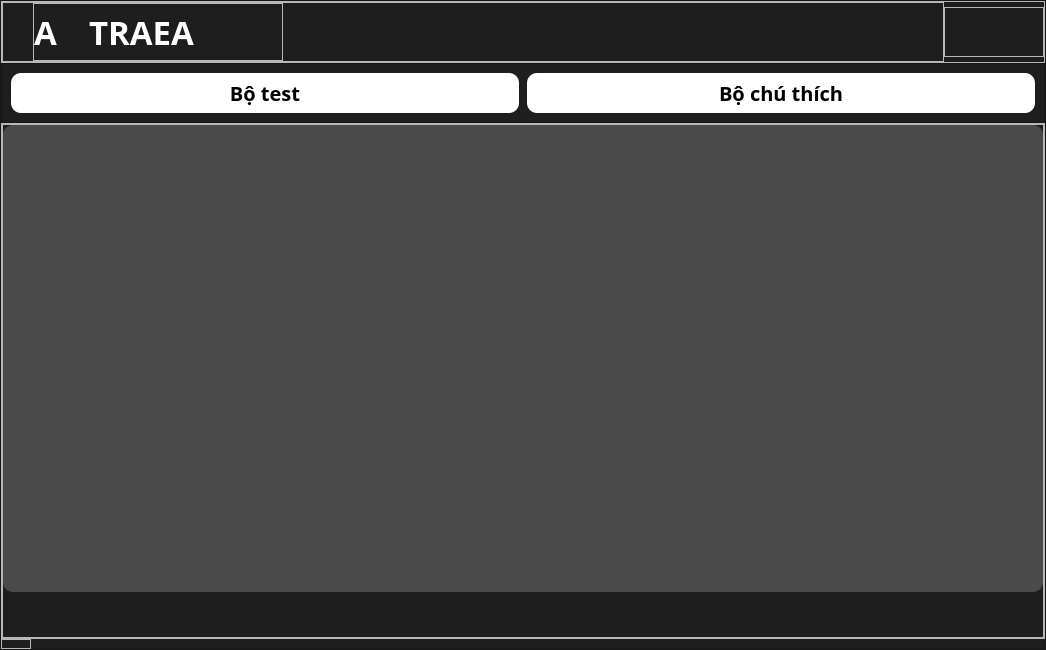
<?xml version="1.0" encoding="UTF-8"?>
<ui version="4.0">
 <class>TestWindow</class>
 <widget class="QMainWindow" name="TestWindow">
  <property name="geometry">
   <rect>
    <x>0</x>
    <y>0</y>
    <width>1046</width>
    <height>650</height>
   </rect>
  </property>
  <property name="minimumSize">
   <size>
    <width>1046</width>
    <height>650</height>
   </size>
  </property>
  <property name="windowTitle">
   <string>MainWindow</string>
  </property>
  <widget class="QWidget" name="centralwidget">
   <property name="minimumSize">
    <size>
     <width>736</width>
     <height>418</height>
    </size>
   </property>
   <layout class="QVBoxLayout" name="verticalLayout">
    <property name="spacing">
     <number>0</number>
    </property>
    <property name="leftMargin">
     <number>0</number>
    </property>
    <property name="topMargin">
     <number>0</number>
    </property>
    <property name="rightMargin">
     <number>0</number>
    </property>
    <property name="bottomMargin">
     <number>0</number>
    </property>
    <item>
     <widget class="QFrame" name="bg_frame">
      <property name="minimumSize">
       <size>
        <width>0</width>
        <height>0</height>
       </size>
      </property>
      <property name="font">
       <font>
        <family>Montserrat</family>
        <pointsize>14</pointsize>
        <weight>75</weight>
        <bold>true</bold>
       </font>
      </property>
      <property name="styleSheet">
       <string notr="true">background-color: rgb(30, 30, 30);
color: rgb(255, 255, 255);</string>
      </property>
      <property name="frameShape">
       <enum>QFrame::StyledPanel</enum>
      </property>
      <property name="frameShadow">
       <enum>QFrame::Raised</enum>
      </property>
      <layout class="QVBoxLayout" name="bg_layout">
       <property name="spacing">
        <number>0</number>
       </property>
       <property name="leftMargin">
        <number>0</number>
       </property>
       <property name="topMargin">
        <number>0</number>
       </property>
       <property name="rightMargin">
        <number>0</number>
       </property>
       <property name="bottomMargin">
        <number>0</number>
       </property>
       <item>
        <widget class="QFrame" name="title_bar">
         <property name="minimumSize">
          <size>
           <width>0</width>
           <height>50</height>
          </size>
         </property>
         <property name="maximumSize">
          <size>
           <width>16777215</width>
           <height>16777215</height>
          </size>
         </property>
         <property name="styleSheet">
          <string notr="true">background-color: none</string>
         </property>
         <property name="frameShape">
          <enum>QFrame::StyledPanel</enum>
         </property>
         <property name="frameShadow">
          <enum>QFrame::Raised</enum>
         </property>
         <layout class="QHBoxLayout" name="horizontalLayout">
          <property name="spacing">
           <number>0</number>
          </property>
          <property name="leftMargin">
           <number>0</number>
          </property>
          <property name="topMargin">
           <number>0</number>
          </property>
          <property name="rightMargin">
           <number>0</number>
          </property>
          <property name="bottomMargin">
           <number>0</number>
          </property>
          <item>
           <widget class="QFrame" name="title">
            <property name="maximumSize">
             <size>
              <width>16777215</width>
              <height>16777215</height>
             </size>
            </property>
            <property name="frameShape">
             <enum>QFrame::StyledPanel</enum>
            </property>
            <property name="frameShadow">
             <enum>QFrame::Raised</enum>
            </property>
            <layout class="QVBoxLayout" name="verticalLayout_3">
             <property name="spacing">
              <number>0</number>
             </property>
             <property name="leftMargin">
              <number>30</number>
             </property>
             <property name="topMargin">
              <number>0</number>
             </property>
             <property name="rightMargin">
              <number>0</number>
             </property>
             <property name="bottomMargin">
              <number>0</number>
             </property>
             <item>
              <widget class="QFrame" name="frame_4">
               <property name="minimumSize">
                <size>
                 <width>250</width>
                 <height>0</height>
                </size>
               </property>
               <property name="maximumSize">
                <size>
                 <width>250</width>
                 <height>16777215</height>
                </size>
               </property>
               <property name="frameShape">
                <enum>QFrame::StyledPanel</enum>
               </property>
               <property name="frameShadow">
                <enum>QFrame::Raised</enum>
               </property>
               <layout class="QHBoxLayout" name="horizontalLayout_14">
                <property name="spacing">
                 <number>0</number>
                </property>
                <property name="leftMargin">
                 <number>0</number>
                </property>
                <property name="topMargin">
                 <number>0</number>
                </property>
                <property name="rightMargin">
                 <number>0</number>
                </property>
                <property name="bottomMargin">
                 <number>0</number>
                </property>
                <item>
                 <widget class="QLabel" name="label_9">
                  <property name="minimumSize">
                   <size>
                    <width>25</width>
                    <height>0</height>
                   </size>
                  </property>
                  <property name="maximumSize">
                   <size>
                    <width>25</width>
                    <height>16777215</height>
                   </size>
                  </property>
                  <property name="font">
                   <font>
                    <family>Montserrat Semi Bold</family>
                    <pointsize>25</pointsize>
                    <weight>75</weight>
                    <bold>true</bold>
                   </font>
                  </property>
                  <property name="styleSheet">
                   <string notr="true">color: rgb(255,255,255);</string>
                  </property>
                  <property name="text">
                   <string>A</string>
                  </property>
                 </widget>
                </item>
                <item>
                 <widget class="QFrame" name="frame_6">
                  <property name="minimumSize">
                   <size>
                    <width>30</width>
                    <height>56</height>
                   </size>
                  </property>
                  <property name="maximumSize">
                   <size>
                    <width>30</width>
                    <height>50</height>
                   </size>
                  </property>
                  <property name="font">
                   <font>
                    <family>Montserrat Semi Bold</family>
                    <pointsize>25</pointsize>
                    <weight>75</weight>
                    <bold>true</bold>
                   </font>
                  </property>
                  <property name="styleSheet">
                   <string notr="true">background: transparent;
image: url(:/images/icons/nogo-01.png);</string>
                  </property>
                  <property name="frameShape">
                   <enum>QFrame::StyledPanel</enum>
                  </property>
                  <property name="frameShadow">
                   <enum>QFrame::Raised</enum>
                  </property>
                 </widget>
                </item>
                <item>
                 <widget class="QLabel" name="label_8">
                  <property name="maximumSize">
                   <size>
                    <width>16777215</width>
                    <height>16777215</height>
                   </size>
                  </property>
                  <property name="font">
                   <font>
                    <family>Montserrat Semi Bold</family>
                    <pointsize>25</pointsize>
                    <weight>75</weight>
                    <bold>true</bold>
                   </font>
                  </property>
                  <property name="styleSheet">
                   <string notr="true">color: rgb(255,255,255);</string>
                  </property>
                  <property name="text">
                   <string>TRAEA</string>
                  </property>
                 </widget>
                </item>
               </layout>
              </widget>
             </item>
            </layout>
           </widget>
          </item>
          <item>
           <widget class="QFrame" name="btn_frame">
            <property name="maximumSize">
             <size>
              <width>100</width>
              <height>50</height>
             </size>
            </property>
            <property name="styleSheet">
             <string notr="true">background-color: none;</string>
            </property>
            <property name="frameShape">
             <enum>QFrame::StyledPanel</enum>
            </property>
            <property name="frameShadow">
             <enum>QFrame::Raised</enum>
            </property>
            <layout class="QHBoxLayout" name="horizontalLayout_2">
             <item>
              <widget class="QPushButton" name="btn_minimize">
               <property name="minimumSize">
                <size>
                 <width>30</width>
                 <height>30</height>
                </size>
               </property>
               <property name="maximumSize">
                <size>
                 <width>30</width>
                 <height>30</height>
                </size>
               </property>
               <property name="styleSheet">
                <string notr="true">QPushButton {
	background: transparent;
	border-radius: 15px;
}
QPushButton:hover {
	background: rgb(108, 108, 108);
}</string>
               </property>
               <property name="text">
                <string/>
               </property>
               <property name="icon">
                <iconset resource="Resources.qrc">
                 <normaloff>:/images/icons/minimize_white.png</normaloff>:/images/icons/minimize_white.png</iconset>
               </property>
              </widget>
             </item>
             <item>
              <widget class="QPushButton" name="btn_quit">
               <property name="minimumSize">
                <size>
                 <width>30</width>
                 <height>30</height>
                </size>
               </property>
               <property name="maximumSize">
                <size>
                 <width>30</width>
                 <height>30</height>
                </size>
               </property>
               <property name="styleSheet">
                <string notr="true">QPushButton {
	background: transparent;
	border-radius: 15px;
}
QPushButton:hover {
	background: rgb(255, 0, 0);
}</string>
               </property>
               <property name="text">
                <string/>
               </property>
               <property name="icon">
                <iconset resource="Resources.qrc">
                 <normaloff>:/images/icons/close_white.png</normaloff>:/images/icons/close_white.png</iconset>
               </property>
               <property name="shortcut">
                <string>Alt+X</string>
               </property>
              </widget>
             </item>
            </layout>
           </widget>
          </item>
         </layout>
        </widget>
       </item>
       <item>
        <widget class="QFrame" name="frame">
         <property name="frameShape">
          <enum>QFrame::StyledPanel</enum>
         </property>
         <property name="frameShadow">
          <enum>QFrame::Raised</enum>
         </property>
         <layout class="QHBoxLayout" name="horizontalLayout_11">
          <property name="spacing">
           <number>8</number>
          </property>
          <item>
           <widget class="QPushButton" name="Test_btn">
            <property name="minimumSize">
             <size>
              <width>508</width>
              <height>40</height>
             </size>
            </property>
            <property name="font">
             <font>
              <family>Montserrat Semi Bold</family>
              <pointsize>15</pointsize>
              <weight>75</weight>
              <bold>true</bold>
             </font>
            </property>
            <property name="styleSheet">
             <string notr="true">QPushButton {
	background-color: rgb(255, 255, 255);
	border-radius: 10px;
	color: black;
}</string>
            </property>
            <property name="text">
             <string>Bộ test</string>
            </property>
           </widget>
          </item>
          <item>
           <widget class="QPushButton" name="Info_btn">
            <property name="minimumSize">
             <size>
              <width>508</width>
              <height>40</height>
             </size>
            </property>
            <property name="font">
             <font>
              <family>Montserrat Semi Bold</family>
              <pointsize>15</pointsize>
              <weight>75</weight>
              <bold>true</bold>
             </font>
            </property>
            <property name="styleSheet">
             <string notr="true">QPushButton {
	background-color: rgb(255, 255, 255);
	border-radius: 10px;
	color: black;
}</string>
            </property>
            <property name="text">
             <string>Bộ chú thích</string>
            </property>
           </widget>
          </item>
         </layout>
        </widget>
       </item>
       <item>
        <widget class="QFrame" name="content_frame">
         <property name="font">
          <font>
           <family>iCiel Effra</family>
           <weight>75</weight>
           <bold>true</bold>
          </font>
         </property>
         <property name="styleSheet">
          <string notr="true">background-color: none</string>
         </property>
         <property name="frameShape">
          <enum>QFrame::StyledPanel</enum>
         </property>
         <property name="frameShadow">
          <enum>QFrame::Raised</enum>
         </property>
         <layout class="QVBoxLayout" name="verticalLayout_2">
          <property name="spacing">
           <number>0</number>
          </property>
          <property name="leftMargin">
           <number>0</number>
          </property>
          <property name="topMargin">
           <number>0</number>
          </property>
          <property name="rightMargin">
           <number>0</number>
          </property>
          <property name="bottomMargin">
           <number>0</number>
          </property>
          <item>
           <widget class="QFrame" name="stacked_frame">
            <property name="frameShape">
             <enum>QFrame::StyledPanel</enum>
            </property>
            <property name="frameShadow">
             <enum>QFrame::Raised</enum>
            </property>
            <layout class="QVBoxLayout" name="verticalLayout_4">
             <property name="spacing">
              <number>0</number>
             </property>
             <property name="leftMargin">
              <number>0</number>
             </property>
             <property name="topMargin">
              <number>0</number>
             </property>
             <property name="rightMargin">
              <number>0</number>
             </property>
             <property name="bottomMargin">
              <number>0</number>
             </property>
             <item>
              <widget class="QStackedWidget" name="stacked_widget">
               <property name="styleSheet">
                <string notr="true">border-radius: 1px;
background-color: transparent;</string>
               </property>
               <property name="currentIndex">
                <number>0</number>
               </property>
               <widget class="QWidget" name="Test">
                <layout class="QVBoxLayout" name="verticalLayout_5">
                 <property name="spacing">
                  <number>5</number>
                 </property>
                 <property name="leftMargin">
                  <number>0</number>
                 </property>
                 <property name="topMargin">
                  <number>0</number>
                 </property>
                 <property name="rightMargin">
                  <number>0</number>
                 </property>
                 <property name="bottomMargin">
                  <number>0</number>
                 </property>
                 <item>
                  <widget class="QFrame" name="list_widget_frame">
                   <property name="minimumSize">
                    <size>
                     <width>0</width>
                     <height>400</height>
                    </size>
                   </property>
                   <property name="styleSheet">
                    <string notr="true">color: rgb(0, 0, 0)</string>
                   </property>
                   <property name="frameShape">
                    <enum>QFrame::StyledPanel</enum>
                   </property>
                   <property name="frameShadow">
                    <enum>QFrame::Raised</enum>
                   </property>
                   <layout class="QHBoxLayout" name="horizontalLayout_6" stretch="0">
                    <property name="spacing">
                     <number>0</number>
                    </property>
                    <property name="leftMargin">
                     <number>0</number>
                    </property>
                    <property name="topMargin">
                     <number>0</number>
                    </property>
                    <property name="rightMargin">
                     <number>0</number>
                    </property>
                    <property name="bottomMargin">
                     <number>0</number>
                    </property>
                    <item>
                     <widget class="QScrollArea" name="scroll_test">
                      <property name="minimumSize">
                       <size>
                        <width>0</width>
                        <height>0</height>
                       </size>
                      </property>
                      <property name="font">
                       <font>
                        <family>iCiel Effra Regular</family>
                        <pointsize>15</pointsize>
                       </font>
                      </property>
                      <property name="styleSheet">
                       <string notr="true">QScrollArea {
	border-radius: 10px;
	background-color: rgba(255, 255, 255, 50);
	outline: 0;
} 
QScrollArea::item { 
	margin: 20px;
	background-color: transparent;
	border: 0px solid black;
}

QScrollBar{
	background : rgb(255, 255, 255);	
}

QScrollBar::handle{
	background : rgb(158, 158, 158);
	border-radius: 5px;
	margin: 3px 3px 3px 3px;
}

QScrollBar::handle::pressed{
	background : rgb(85, 85, 85);
}

QScrollBar::add-line {
	height: 0px;
}

QScrollBar::sub-line {
	height: 0px;
}

QScrollBar::add-page, QScrollBar::sub-page {
	height: 0px;
}</string>
                      </property>
                      <property name="widgetResizable">
                       <bool>true</bool>
                      </property>
                      <widget class="QWidget" name="test">
                       <property name="geometry">
                        <rect>
                         <x>0</x>
                         <y>0</y>
                         <width>1040</width>
                         <height>467</height>
                        </rect>
                       </property>
                      </widget>
                     </widget>
                    </item>
                   </layout>
                  </widget>
                 </item>
                 <item>
                  <widget class="QFrame" name="frame_button">
                   <property name="minimumSize">
                    <size>
                     <width>0</width>
                     <height>30</height>
                    </size>
                   </property>
                   <property name="maximumSize">
                    <size>
                     <width>16777215</width>
                     <height>16777215</height>
                    </size>
                   </property>
                   <property name="styleSheet">
                    <string notr="true">color: rgb(0, 0, 0);</string>
                   </property>
                   <property name="frameShape">
                    <enum>QFrame::StyledPanel</enum>
                   </property>
                   <property name="frameShadow">
                    <enum>QFrame::Raised</enum>
                   </property>
                   <layout class="QHBoxLayout" name="horizontalLayout_5">
                    <property name="spacing">
                     <number>0</number>
                    </property>
                    <property name="leftMargin">
                     <number>0</number>
                    </property>
                    <property name="topMargin">
                     <number>0</number>
                    </property>
                    <property name="rightMargin">
                     <number>0</number>
                    </property>
                    <property name="bottomMargin">
                     <number>0</number>
                    </property>
                    <item>
                     <spacer name="horizontalSpacer_2">
                      <property name="orientation">
                       <enum>Qt::Horizontal</enum>
                      </property>
                      <property name="sizeHint" stdset="0">
                       <size>
                        <width>40</width>
                        <height>20</height>
                       </size>
                      </property>
                     </spacer>
                    </item>
                    <item>
                     <widget class="QPushButton" name="add_test">
                      <property name="minimumSize">
                       <size>
                        <width>200</width>
                        <height>40</height>
                       </size>
                      </property>
                      <property name="maximumSize">
                       <size>
                        <width>16777215</width>
                        <height>16777215</height>
                       </size>
                      </property>
                      <property name="font">
                       <font>
                        <family>Montserrat</family>
                        <pointsize>15</pointsize>
                        <weight>75</weight>
                        <bold>true</bold>
                       </font>
                      </property>
                      <property name="styleSheet">
                       <string notr="true">QPushButton {
	border-radius: 10px;
	background-color: rgb(255,255,255);
	image: url(:/images/icons/plus.png);
}

QPushButton:hover {
	color: rgb(255, 255, 255);
	background-color: rgba(0, 0, 0, 150);
}

QPushButton:pressed {
	color: rgb(255, 255, 255);
	background-color: rgb(0, 0, 0);
}r</string>
                      </property>
                      <property name="text">
                       <string/>
                      </property>
                     </widget>
                    </item>
                    <item>
                     <spacer name="horizontalSpacer_4">
                      <property name="orientation">
                       <enum>Qt::Horizontal</enum>
                      </property>
                      <property name="sizeHint" stdset="0">
                       <size>
                        <width>40</width>
                        <height>20</height>
                       </size>
                      </property>
                     </spacer>
                    </item>
                   </layout>
                  </widget>
                 </item>
                </layout>
               </widget>
               <widget class="QWidget" name="Info">
                <layout class="QVBoxLayout" name="verticalLayout_6">
                 <property name="spacing">
                  <number>5</number>
                 </property>
                 <property name="leftMargin">
                  <number>0</number>
                 </property>
                 <property name="topMargin">
                  <number>0</number>
                 </property>
                 <property name="rightMargin">
                  <number>0</number>
                 </property>
                 <property name="bottomMargin">
                  <number>0</number>
                 </property>
                 <item>
                  <widget class="QFrame" name="list_widget_frame_2">
                   <property name="minimumSize">
                    <size>
                     <width>0</width>
                     <height>400</height>
                    </size>
                   </property>
                   <property name="styleSheet">
                    <string notr="true">color: rgb(0, 0, 0)</string>
                   </property>
                   <property name="frameShape">
                    <enum>QFrame::StyledPanel</enum>
                   </property>
                   <property name="frameShadow">
                    <enum>QFrame::Raised</enum>
                   </property>
                   <layout class="QHBoxLayout" name="horizontalLayout_8" stretch="0">
                    <property name="spacing">
                     <number>0</number>
                    </property>
                    <property name="leftMargin">
                     <number>0</number>
                    </property>
                    <property name="topMargin">
                     <number>0</number>
                    </property>
                    <property name="rightMargin">
                     <number>0</number>
                    </property>
                    <property name="bottomMargin">
                     <number>0</number>
                    </property>
                    <item>
                     <widget class="QScrollArea" name="scroll_info">
                      <property name="minimumSize">
                       <size>
                        <width>0</width>
                        <height>0</height>
                       </size>
                      </property>
                      <property name="font">
                       <font>
                        <family>iCiel Effra Regular</family>
                        <pointsize>15</pointsize>
                       </font>
                      </property>
                      <property name="styleSheet">
                       <string notr="true">QScrollArea {
	border-radius: 10px;
	background-color: rgba(255, 255, 255, 50);
	outline: 0;
} 
QScrollArea::item { 
	margin: 20px;
	background-color: transparent;
	border: 0px solid black;
}

QScrollBar{
	background : rgb(255, 255, 255);	
}

QScrollBar::handle{
	background : rgb(158, 158, 158);
	border-radius: 5px;
	margin: 3px 3px 3px 3px;
}

QScrollBar::handle::pressed{
	background : rgb(85, 85, 85);
}

QScrollBar::add-line {
	height: 0px;
}

QScrollBar::sub-line {
	height: 0px;
}

QScrollBar::add-page, QScrollBar::sub-page {
	height: 0px;
}</string>
                      </property>
                      <property name="widgetResizable">
                       <bool>true</bool>
                      </property>
                      <widget class="QWidget" name="info">
                       <property name="geometry">
                        <rect>
                         <x>0</x>
                         <y>0</y>
                         <width>100</width>
                         <height>30</height>
                        </rect>
                       </property>
                      </widget>
                     </widget>
                    </item>
                   </layout>
                  </widget>
                 </item>
                 <item>
                  <widget class="QFrame" name="frame_button_info">
                   <property name="minimumSize">
                    <size>
                     <width>0</width>
                     <height>30</height>
                    </size>
                   </property>
                   <property name="maximumSize">
                    <size>
                     <width>16777215</width>
                     <height>16777215</height>
                    </size>
                   </property>
                   <property name="styleSheet">
                    <string notr="true">color: rgb(0, 0, 0);</string>
                   </property>
                   <property name="frameShape">
                    <enum>QFrame::StyledPanel</enum>
                   </property>
                   <property name="frameShadow">
                    <enum>QFrame::Raised</enum>
                   </property>
                   <layout class="QHBoxLayout" name="horizontalLayout_7">
                    <property name="spacing">
                     <number>0</number>
                    </property>
                    <property name="leftMargin">
                     <number>0</number>
                    </property>
                    <property name="topMargin">
                     <number>0</number>
                    </property>
                    <property name="rightMargin">
                     <number>0</number>
                    </property>
                    <property name="bottomMargin">
                     <number>0</number>
                    </property>
                    <item>
                     <spacer name="horizontalSpacer_3">
                      <property name="orientation">
                       <enum>Qt::Horizontal</enum>
                      </property>
                      <property name="sizeHint" stdset="0">
                       <size>
                        <width>40</width>
                        <height>20</height>
                       </size>
                      </property>
                     </spacer>
                    </item>
                    <item>
                     <widget class="QPushButton" name="add_info">
                      <property name="minimumSize">
                       <size>
                        <width>200</width>
                        <height>40</height>
                       </size>
                      </property>
                      <property name="maximumSize">
                       <size>
                        <width>16777215</width>
                        <height>16777215</height>
                       </size>
                      </property>
                      <property name="font">
                       <font>
                        <family>Montserrat</family>
                        <pointsize>15</pointsize>
                        <weight>75</weight>
                        <bold>true</bold>
                       </font>
                      </property>
                      <property name="styleSheet">
                       <string notr="true">QPushButton {
	border-radius: 10px;
	background-color: rgb(255,255,255);
	image: url(:/images/icons/plus.png);
}

QPushButton:hover {
	color: rgb(255, 255, 255);
	background-color: rgba(0, 0, 0, 150);
}

QPushButton:pressed {
	color: rgb(255, 255, 255);
	background-color: rgb(0, 0, 0);
}r</string>
                      </property>
                      <property name="text">
                       <string/>
                      </property>
                     </widget>
                    </item>
                    <item>
                     <spacer name="horizontalSpacer_5">
                      <property name="orientation">
                       <enum>Qt::Horizontal</enum>
                      </property>
                      <property name="sizeHint" stdset="0">
                       <size>
                        <width>40</width>
                        <height>20</height>
                       </size>
                      </property>
                     </spacer>
                    </item>
                   </layout>
                  </widget>
                 </item>
                </layout>
               </widget>
              </widget>
             </item>
            </layout>
           </widget>
          </item>
         </layout>
        </widget>
       </item>
       <item>
        <widget class="QFrame" name="frame_grip">
         <property name="minimumSize">
          <size>
           <width>30</width>
           <height>10</height>
          </size>
         </property>
         <property name="maximumSize">
          <size>
           <width>30</width>
           <height>10</height>
          </size>
         </property>
         <property name="styleSheet">
          <string notr="true">background-color: none;</string>
         </property>
         <property name="frameShape">
          <enum>QFrame::StyledPanel</enum>
         </property>
         <property name="frameShadow">
          <enum>QFrame::Raised</enum>
         </property>
        </widget>
       </item>
      </layout>
     </widget>
    </item>
   </layout>
  </widget>
 </widget>
 <resources>
  <include location="Resources.qrc"/>
 </resources>
 <connections/>
</ui>
